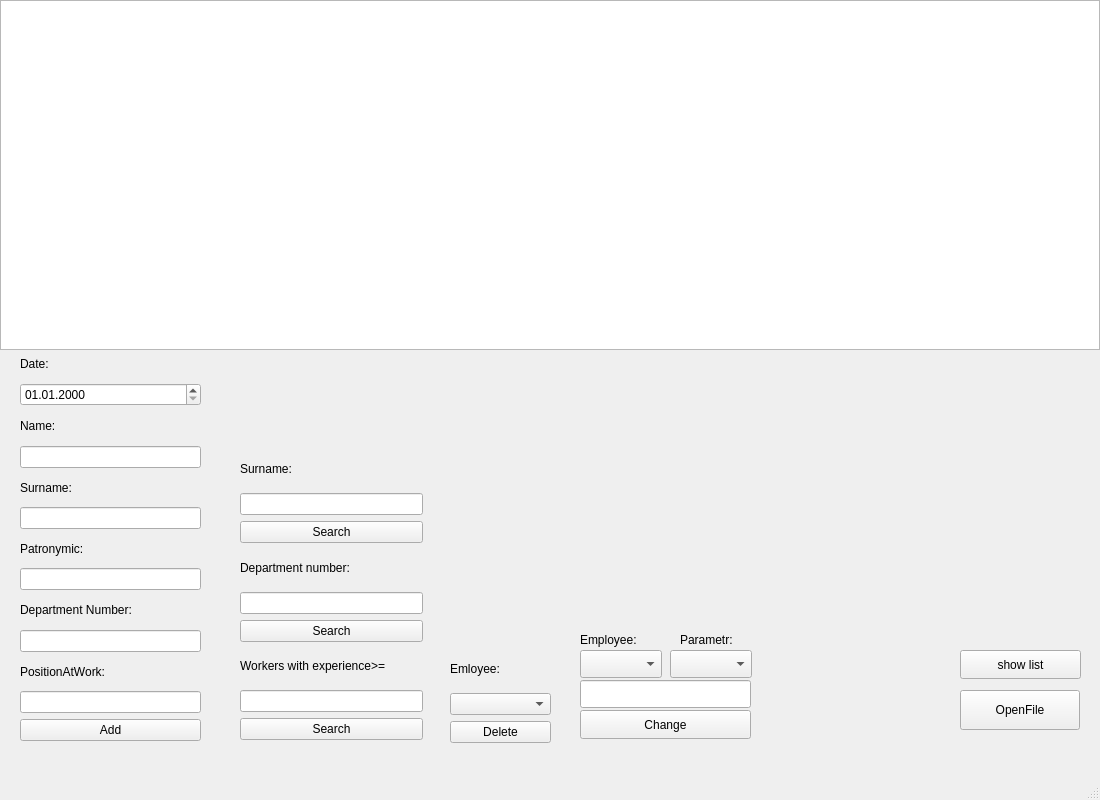
<?xml version="1.0" encoding="UTF-8"?>
<ui version="4.0">
 <class>MainWindow</class>
 <widget class="QMainWindow" name="MainWindow">
  <property name="geometry">
   <rect>
    <x>0</x>
    <y>0</y>
    <width>1100</width>
    <height>800</height>
   </rect>
  </property>
  <property name="windowTitle">
   <string>MainWindow</string>
  </property>
  <widget class="QWidget" name="centralwidget">
   <widget class="QTableWidget" name="tableWidget">
    <property name="geometry">
     <rect>
      <x>0</x>
      <y>0</y>
      <width>1100</width>
      <height>350</height>
     </rect>
    </property>
   </widget>
   <widget class="QWidget" name="layoutWidget">
    <property name="geometry">
     <rect>
      <x>20</x>
      <y>350</y>
      <width>181</width>
      <height>391</height>
     </rect>
    </property>
    <layout class="QVBoxLayout" name="verticalLayout">
     <item>
      <widget class="QLabel" name="label_3">
       <property name="text">
        <string>Date:</string>
       </property>
      </widget>
     </item>
     <item>
      <widget class="QDateEdit" name="dateEdit">
       <property name="wrapping">
        <bool>false</bool>
       </property>
       <property name="readOnly">
        <bool>false</bool>
       </property>
       <property name="showGroupSeparator" stdset="0">
        <bool>false</bool>
       </property>
       <property name="minimumDate">
        <date>
         <year>1752</year>
         <month>12</month>
         <day>30</day>
        </date>
       </property>
       <property name="displayFormat">
        <string>dd.MM.yyyy</string>
       </property>
       <property name="calendarPopup">
        <bool>false</bool>
       </property>
      </widget>
     </item>
     <item>
      <widget class="QLabel" name="label_4">
       <property name="text">
        <string>Name:</string>
       </property>
      </widget>
     </item>
     <item>
      <widget class="QLineEdit" name="lineEdit_nameAdd">
       <property name="inputMask">
        <string/>
       </property>
      </widget>
     </item>
     <item>
      <widget class="QLabel" name="label_9">
       <property name="text">
        <string>Surname:</string>
       </property>
      </widget>
     </item>
     <item>
      <widget class="QLineEdit" name="lineEdit_surnameAdd"/>
     </item>
     <item>
      <widget class="QLabel" name="label_10">
       <property name="text">
        <string>Patronymic:</string>
       </property>
      </widget>
     </item>
     <item>
      <widget class="QLineEdit" name="lineEdit_patronymicAdd">
       <property name="inputMask">
        <string/>
       </property>
      </widget>
     </item>
     <item>
      <widget class="QLabel" name="label_11">
       <property name="text">
        <string>Department Number:</string>
       </property>
      </widget>
     </item>
     <item>
      <widget class="QLineEdit" name="lineEdit_departmentNumAdd">
       <property name="inputMask">
        <string>999</string>
       </property>
      </widget>
     </item>
     <item>
      <widget class="QLabel" name="label_12">
       <property name="text">
        <string>PositionAtWork:</string>
       </property>
      </widget>
     </item>
     <item>
      <widget class="QLineEdit" name="lineEdit_posAtWorkAdd">
       <property name="inputMask">
        <string/>
       </property>
      </widget>
     </item>
     <item>
      <widget class="QPushButton" name="add_Button">
       <property name="text">
        <string>Add</string>
       </property>
      </widget>
     </item>
    </layout>
   </widget>
   <widget class="QPushButton" name="pushButton_showList">
    <property name="geometry">
     <rect>
      <x>960</x>
      <y>650</y>
      <width>121</width>
      <height>29</height>
     </rect>
    </property>
    <property name="text">
     <string>show list</string>
    </property>
   </widget>
   <widget class="QPushButton" name="pushButton_openFile">
    <property name="geometry">
     <rect>
      <x>960</x>
      <y>690</y>
      <width>120</width>
      <height>40</height>
     </rect>
    </property>
    <property name="text">
     <string>OpenFile</string>
    </property>
   </widget>
   <widget class="QWidget" name="layoutWidget_2">
    <property name="geometry">
     <rect>
      <x>450</x>
      <y>650</y>
      <width>101</width>
      <height>93</height>
     </rect>
    </property>
    <layout class="QVBoxLayout" name="verticalLayout_3">
     <item>
      <widget class="QLabel" name="label_2">
       <property name="text">
        <string>Emloyee:</string>
       </property>
      </widget>
     </item>
     <item>
      <widget class="QComboBox" name="comboBox"/>
     </item>
     <item>
      <widget class="QPushButton" name="delete_Button">
       <property name="text">
        <string>Delete</string>
       </property>
      </widget>
     </item>
    </layout>
   </widget>
   <widget class="QWidget" name="layoutWidget">
    <property name="geometry">
     <rect>
      <x>240</x>
      <y>451</y>
      <width>183</width>
      <height>289</height>
     </rect>
    </property>
    <layout class="QVBoxLayout" name="verticalLayout_2">
     <item>
      <widget class="QLabel" name="label_8">
       <property name="text">
        <string>Surname:</string>
       </property>
      </widget>
     </item>
     <item>
      <widget class="QLineEdit" name="lineEdit">
       <property name="inputMask">
        <string/>
       </property>
       <property name="text">
        <string/>
       </property>
      </widget>
     </item>
     <item>
      <widget class="QPushButton" name="searchSurname_Button">
       <property name="text">
        <string>Search</string>
       </property>
      </widget>
     </item>
     <item>
      <widget class="QLabel" name="label_7">
       <property name="text">
        <string>Department number:</string>
       </property>
      </widget>
     </item>
     <item>
      <widget class="QLineEdit" name="lineEdit_2">
       <property name="inputMask">
        <string>999</string>
       </property>
      </widget>
     </item>
     <item>
      <widget class="QPushButton" name="searchDepartment_Button">
       <property name="text">
        <string>Search</string>
       </property>
      </widget>
     </item>
     <item>
      <widget class="QLabel" name="label">
       <property name="text">
        <string>Workers with experience&gt;=</string>
       </property>
      </widget>
     </item>
     <item>
      <widget class="QLineEdit" name="lineEdit_3">
       <property name="inputMask">
        <string>9999</string>
       </property>
      </widget>
     </item>
     <item>
      <widget class="QPushButton" name="searchWorkExp_Button">
       <property name="text">
        <string>Search</string>
       </property>
      </widget>
     </item>
    </layout>
   </widget>
   <widget class="QLabel" name="label_5">
    <property name="geometry">
     <rect>
      <x>580</x>
      <y>630</y>
      <width>91</width>
      <height>20</height>
     </rect>
    </property>
    <property name="text">
     <string>Employee:</string>
    </property>
   </widget>
   <widget class="QComboBox" name="comboBox_5">
    <property name="geometry">
     <rect>
      <x>670</x>
      <y>650</y>
      <width>82</width>
      <height>28</height>
     </rect>
    </property>
   </widget>
   <widget class="QLabel" name="label_6">
    <property name="geometry">
     <rect>
      <x>680</x>
      <y>630</y>
      <width>71</width>
      <height>20</height>
     </rect>
    </property>
    <property name="text">
     <string>Parametr:</string>
    </property>
   </widget>
   <widget class="QLineEdit" name="lineEdit_4">
    <property name="geometry">
     <rect>
      <x>580</x>
      <y>680</y>
      <width>171</width>
      <height>28</height>
     </rect>
    </property>
   </widget>
   <widget class="QPushButton" name="change_Button">
    <property name="geometry">
     <rect>
      <x>580</x>
      <y>710</y>
      <width>171</width>
      <height>29</height>
     </rect>
    </property>
    <property name="text">
     <string>Change</string>
    </property>
   </widget>
   <widget class="QComboBox" name="comboBox_2">
    <property name="geometry">
     <rect>
      <x>580</x>
      <y>650</y>
      <width>82</width>
      <height>28</height>
     </rect>
    </property>
   </widget>
  </widget>
  <widget class="QMenuBar" name="menubar">
   <property name="geometry">
    <rect>
     <x>0</x>
     <y>0</y>
     <width>1100</width>
     <height>25</height>
    </rect>
   </property>
  </widget>
  <widget class="QStatusBar" name="statusbar"/>
 </widget>
 <resources/>
 <connections/>
</ui>
